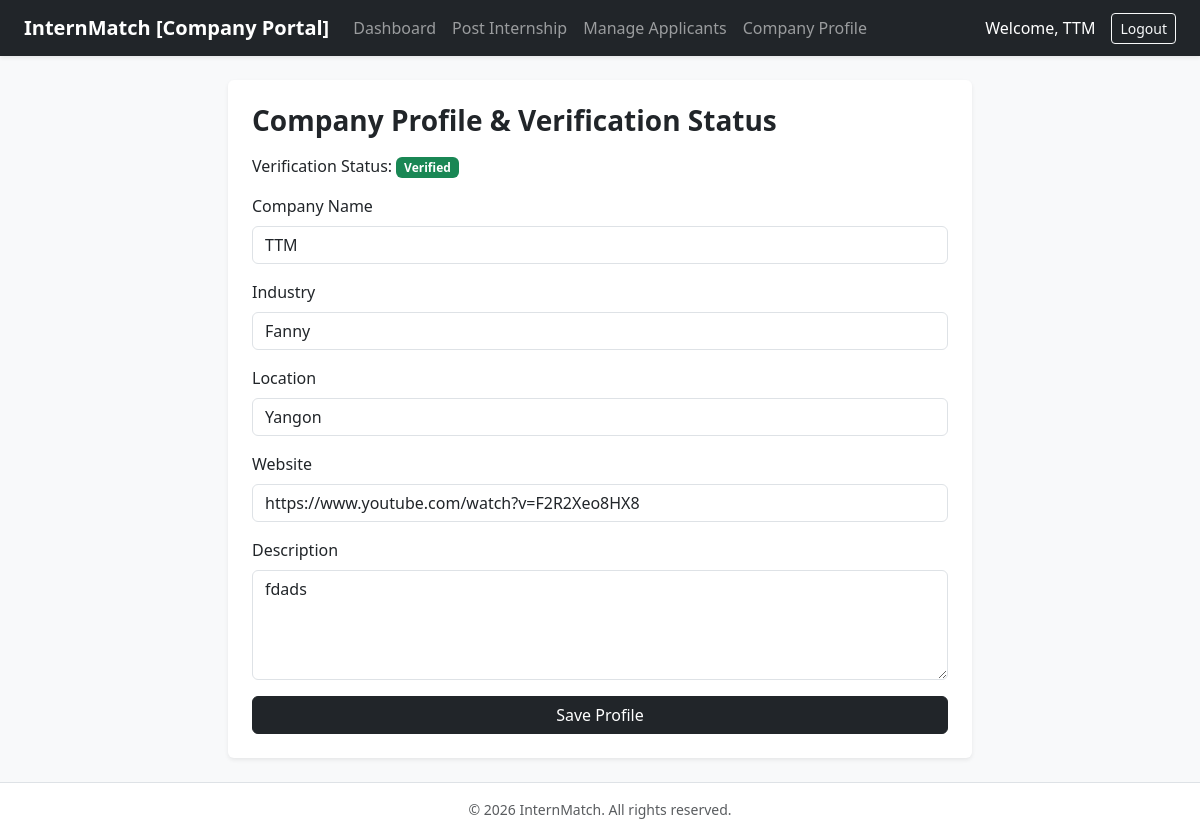
The app's page /views/company/profile.php (signed in) with its own data.
### tables this page shows
CREATE TABLE `companies` (
  `company_id` int(11) NOT NULL,
  `user_id` int(11) NOT NULL,
  `company_name` varchar(150) NOT NULL,
  `description` text DEFAULT NULL,
  `industry` varchar(100) DEFAULT NULL,
  `location` varchar(100) DEFAULT NULL,
  `website` varchar(255) DEFAULT NULL,
  `verification_status` enum('pending','verified','rejected') DEFAULT 'pending'
);

### views/company/profile.php (the view, shortened to what this page needs)
<?php
$database = new Database();
$db = $database->getConnection();
$user_id = $_SESSION['user_id'];
$stmt = $db->prepare("SELECT * FROM companies WHERE user_id = ? LIMIT 1");
$stmt->execute([$user_id]);
$company = $stmt->fetch();
include '../../includes/header.php';
?>
<div class="card shadow-sm border-0 p-4 bg-white col-md-8 mx-auto">
    <h3 class="fw-bold mb-3">Company Profile & Verification Status</h3>
    <p>Verification Status: <span class="badge bg-<?php echo $company['verification_status'] === 'verified' ? 'success' : 'warning'; ?>"><?php echo ucfirst($company['verification_status']); ?></span></p>
    <form method="POST">
        <div class="mb-3">
            <label class="form-label">Company Name</label>
            <input type="text" name="company_name" class="form-control" value="<?php echo htmlspecialchars($company['company_name'] ?? ''); ?>" required>
        </div>
        <div class="mb-3">
            <label class="form-label">Industry</label>
            <input type="text" name="industry" class="form-control" value="<?php echo htmlspecialchars($company['industry'] ?? ''); ?>">
        </div>
        <div class="mb-3">
            <label class="form-label">Location</label>
            <input type="text" name="location" class="form-control" value="<?php echo htmlspecialchars($company['location'] ?? ''); ?>">
        </div>
        <div class="mb-3">
            <label class="form-label">Website</label>
            <input type="url" name="website" class="form-control" value="<?php echo htmlspecialchars($company['website'] ?? ''); ?>">
        </div>
        <div class="mb-3">
            <label class="form-label">Description</label>
            <textarea name="description" class="form-control" rows="4"><?php echo htmlspecialchars($company['description'] ?? ''); ?></textarea>
        </div>
        <button type="submit" class="btn btn-dark w-100">Save Profile</button>
    </form>
</div>
<?php include '../../includes/footer.php'; ?>

### records on screen
companies: verification_status "Verified", company_name "TTM", industry "Fanny", location "Yangon", website "https://www.youtube.com/watch?v=F2R2Xeo8HX8", description "fdads"

### other values on screen
$_SESSION['name'] "TTM"
